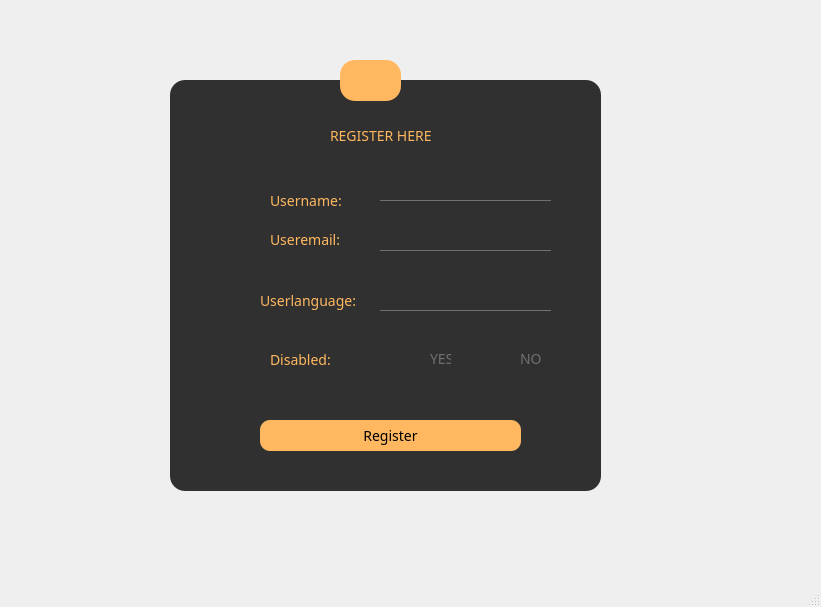
<?xml version="1.0" encoding="UTF-8"?>
<ui version="4.0">
 <class>RegisterWindow</class>
 <widget class="QMainWindow" name="RegisterWindow">
  <property name="geometry">
   <rect>
    <x>0</x>
    <y>0</y>
    <width>821</width>
    <height>607</height>
   </rect>
  </property>
  <property name="windowTitle">
   <string>MainWindow</string>
  </property>
  <property name="whatsThis">
   <string>&lt;html&gt;&lt;head/&gt;&lt;body&gt;&lt;p&gt;#ffb860;&lt;/p&gt;&lt;/body&gt;&lt;/html&gt;</string>
  </property>
  <property name="styleSheet">
   <string notr="true">*{
	font-family:century gothic;
	font-size:14px;
}

QFrame
{
	background:rgba(0,0,0,0.8);
	border-radius:15px;
}
#RegisterWindow{
	border-image: url(:/pref0/InterfaceChoisie.jpeg);

}
QPushButton
{
background: #ffb860;
border-radius:30px;
}
QToolButton
{
background: #ffb860;
border-radius:15px;
}
QLabel
{
	color:#ffb860;
	background:transparent;
}
QPushButton
{
color:black;
border-radius:10px;
}
QPushButton:hover
{
color:#333;
border-radius:15px;
background:#49ebff;
}
QLineEdit
{
background:transparent;
border:none;
color:#717072;
border-bottom:1px solid #717072;
}
QRadioButton{
	background:transparent;
border:none;
color:#717072;


}</string>
  </property>
  <widget class="QWidget" name="centralwidget">
   <widget class="QFrame" name="frame">
    <property name="geometry">
     <rect>
      <x>170</x>
      <y>80</y>
      <width>431</width>
      <height>411</height>
     </rect>
    </property>
    <property name="frameShape">
     <enum>QFrame::StyledPanel</enum>
    </property>
    <property name="frameShadow">
     <enum>QFrame::Raised</enum>
    </property>
    <widget class="QLabel" name="label">
     <property name="geometry">
      <rect>
       <x>160</x>
       <y>40</y>
       <width>111</width>
       <height>31</height>
      </rect>
     </property>
     <property name="text">
      <string>REGISTER HERE</string>
     </property>
    </widget>
    <widget class="QPushButton" name="pushButton">
     <property name="geometry">
      <rect>
       <x>90</x>
       <y>340</y>
       <width>261</width>
       <height>31</height>
      </rect>
     </property>
     <property name="text">
      <string>Register</string>
     </property>
    </widget>
    <widget class="QLabel" name="label_2">
     <property name="geometry">
      <rect>
       <x>100</x>
       <y>110</y>
       <width>81</width>
       <height>21</height>
      </rect>
     </property>
     <property name="text">
      <string>Username:</string>
     </property>
    </widget>
    <widget class="QLabel" name="label_3">
     <property name="geometry">
      <rect>
       <x>100</x>
       <y>150</y>
       <width>81</width>
       <height>20</height>
      </rect>
     </property>
     <property name="text">
      <string>Useremail:</string>
     </property>
    </widget>
    <widget class="QLabel" name="label_4">
     <property name="geometry">
      <rect>
       <x>90</x>
       <y>210</y>
       <width>101</width>
       <height>21</height>
      </rect>
     </property>
     <property name="text">
      <string>Userlanguage:</string>
     </property>
    </widget>
    <widget class="QLabel" name="label_5">
     <property name="geometry">
      <rect>
       <x>100</x>
       <y>270</y>
       <width>71</width>
       <height>20</height>
      </rect>
     </property>
     <property name="text">
      <string>Disabled:</string>
     </property>
    </widget>
    <widget class="QRadioButton" name="radioButtonY">
     <property name="geometry">
      <rect>
       <x>240</x>
       <y>270</y>
       <width>41</width>
       <height>18</height>
      </rect>
     </property>
     <property name="whatsThis">
      <string>&lt;html&gt;&lt;head/&gt;&lt;body&gt;&lt;p&gt;#717072;&lt;/p&gt;&lt;/body&gt;&lt;/html&gt;</string>
     </property>
     <property name="text">
      <string>YES</string>
     </property>
    </widget>
    <widget class="QRadioButton" name="radioButtonN">
     <property name="geometry">
      <rect>
       <x>330</x>
       <y>270</y>
       <width>41</width>
       <height>18</height>
      </rect>
     </property>
     <property name="whatsThis">
      <string>&lt;html&gt;&lt;head/&gt;&lt;body&gt;&lt;p&gt;#ffb860;&lt;/p&gt;&lt;/body&gt;&lt;/html&gt;</string>
     </property>
     <property name="text">
      <string>NO</string>
     </property>
    </widget>
    <widget class="QLineEdit" name="lineEdit_6">
     <property name="enabled">
      <bool>true</bool>
     </property>
     <property name="geometry">
      <rect>
       <x>210</x>
       <y>100</y>
       <width>171</width>
       <height>21</height>
      </rect>
     </property>
     <property name="font">
      <font>
       <family>century gothic</family>
       <pointsize>-1</pointsize>
      </font>
     </property>
     <property name="text">
      <string/>
     </property>
    </widget>
    <widget class="QLineEdit" name="lineEdit_7">
     <property name="enabled">
      <bool>true</bool>
     </property>
     <property name="geometry">
      <rect>
       <x>210</x>
       <y>150</y>
       <width>171</width>
       <height>21</height>
      </rect>
     </property>
     <property name="font">
      <font>
       <family>century gothic</family>
       <pointsize>-1</pointsize>
      </font>
     </property>
     <property name="text">
      <string/>
     </property>
    </widget>
    <widget class="QLineEdit" name="lineEdit_8">
     <property name="enabled">
      <bool>true</bool>
     </property>
     <property name="geometry">
      <rect>
       <x>210</x>
       <y>210</y>
       <width>171</width>
       <height>21</height>
      </rect>
     </property>
     <property name="font">
      <font>
       <family>century gothic</family>
       <pointsize>-1</pointsize>
      </font>
     </property>
     <property name="text">
      <string/>
     </property>
    </widget>
   </widget>
   <widget class="QToolButton" name="toolButton">
    <property name="geometry">
     <rect>
      <x>340</x>
      <y>60</y>
      <width>61</width>
      <height>41</height>
     </rect>
    </property>
    <property name="text">
     <string/>
    </property>
    <property name="icon">
     <iconset resource="images1.qrc">
      <normaloff>:/pref1/images/RegisterUserIcon.jpeg</normaloff>:/pref1/images/RegisterUserIcon.jpeg</iconset>
    </property>
    <property name="iconSize">
     <size>
      <width>64</width>
      <height>64</height>
     </size>
    </property>
   </widget>
  </widget>
  <widget class="QStatusBar" name="statusbar"/>
 </widget>
 <resources>
  <include location="images1.qrc"/>
 </resources>
 <connections/>
</ui>
